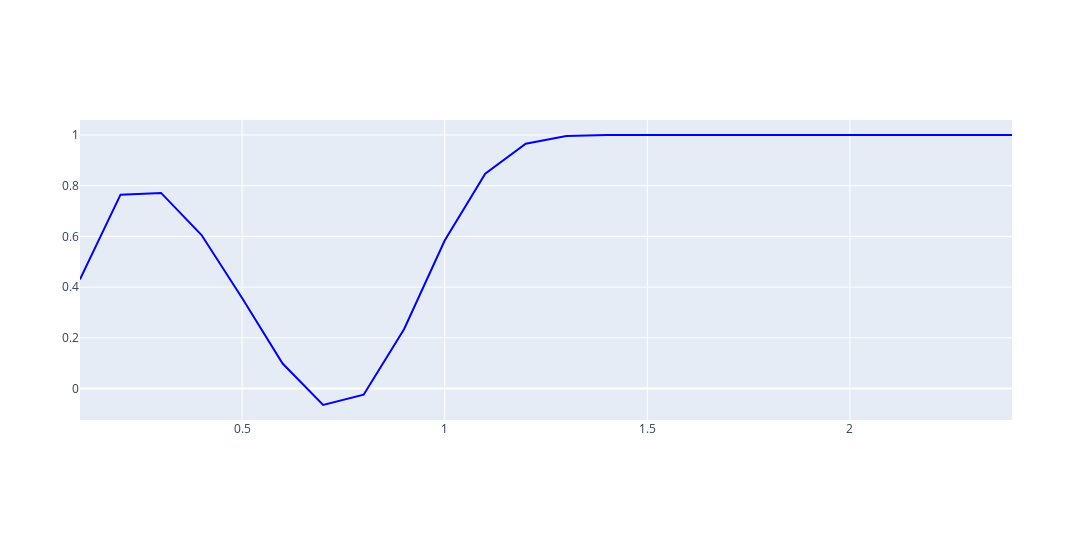
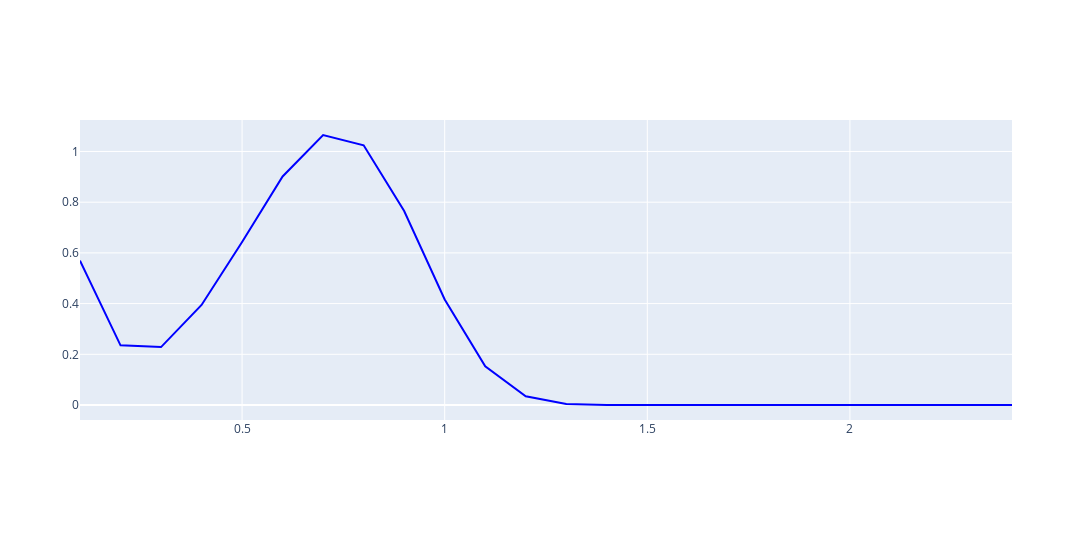

Write notebook code for charts like these, in order.
### Code cell
fig = go.Figure()
fig.add_traces([
    go.Scatter(x=x_plot, y=cdf_plot, mode='lines', marker = {'color' : 'blue'}, name="-")
])
fig.update_layout(
    height=1080*0.5,
    width=1920*0.6,
    margin=dict(t=120, b=120)
)
fig.show()

fig = go.Figure()
fig.add_traces([
    go.Scatter(x=x_plot, y=pdf_plot, mode='lines', marker = {'color' : 'blue'}, name="-")
])
fig.update_layout(
    height=1080*0.5,
    width=1920*0.6,
    margin=dict(t=120, b=120)
)
fig.show()

### Figure 1 — Plotly figure (JSON) as saved in the notebook; plotly's stock layout.template omitted (floating-point values rounded to 4 significant figures)
{"data": [{"marker": {"color": "blue"}, "mode": "lines", "name": "-", "type": "scatter", "x": [0.1, 0.2, 0.3, 0.4, 0.5, 0.6, 0.7, 0.8, 0.9, 1, 1.1, 1.2, 1.3, 1.4, 1.5, 1.6, 1.7, 1.8, 1.9, 2, 2.1, 2.2, 2.3, 2.4], "y": [0.4302, 0.7646, 0.7716, 0.6053, 0.3572, 0.09847, -0.06502, -0.02458, 0.235, 0.5836, 0.8471, 0.9655, 0.9957, 0.9997, 1.0, 1.0, 1.0, 1.0, 1, 1, 1, 1, 1, 1]}], "layout": {"height": 540, "margin": {"b": 120, "t": 120}, "width": 1152}}

### Figure 2 — Plotly figure (JSON) as saved in the notebook; plotly's stock layout.template omitted (floating-point values rounded to 4 significant figures)
{"data": [{"marker": {"color": "blue"}, "mode": "lines", "name": "-", "type": "scatter", "x": [0.1, 0.2, 0.3, 0.4, 0.5, 0.6, 0.7, 0.8, 0.9, 1, 1.1, 1.2, 1.3, 1.4, 1.5, 1.6, 1.7, 1.8, 1.9, 2, 2.1, 2.2, 2.3, 2.4], "y": [0.5698, 0.2354, 0.2284, 0.3947, 0.6428, 0.9015, 1.065, 1.025, 0.765, 0.4164, 0.1529, 0.03448, 0.004279, 0.0002571, 6.464e-06, 5.755e-08, 1.505e-10, 9.372e-14, 1.102e-17, 1.891e-22, 3.571e-28, 5.445e-35, 4.784e-43, 1.679e-52]}], "layout": {"height": 540, "margin": {"b": 120, "t": 120}, "width": 1152}}
